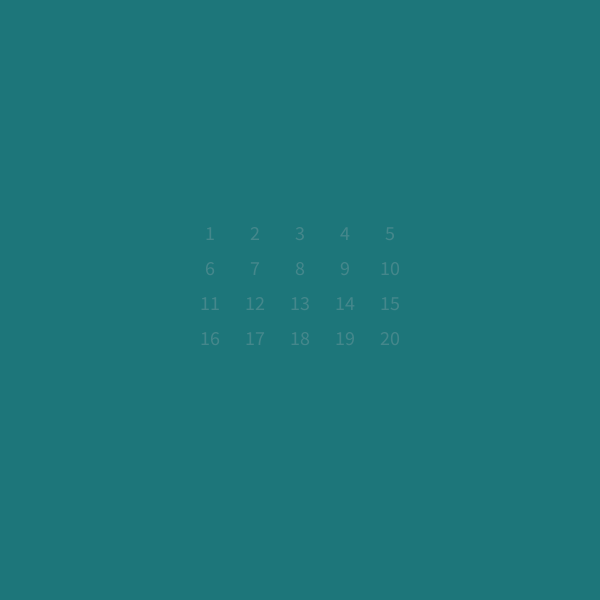
Frame 1 (no input)
Frame 60 (the mouse pressed at the canvas centre just before this capture): identical to frame 1, image omitted
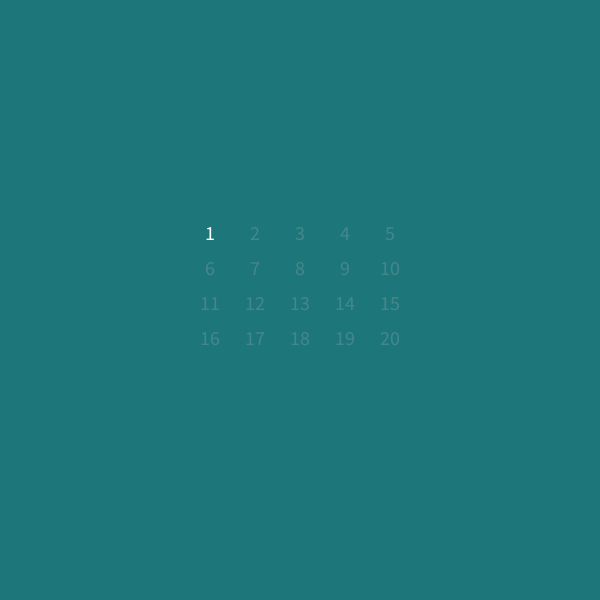
Frame 120 (the mouse held since frame 60 and released just before this capture)

The Processing sketch that drew these frames (run headless with seeded random() and noise(); from frame 60 on, the mouse is pressed at the canvas centre):

// Processing sketch: Assignment_4_arrays
// ── Assignment_4_arrays.pde
/*
Arrays Firework
Assignment 4
Allison Cretel

For this assignment, I decided to display a list of numbers from 1 to 20 to help the user keep track of how many times they clicked,
and the number that corresponds with how many times the user has clicked changes colours to become more visible.
This was accomplished through adding an array that stores the colour of each number, and when the user clicks, the colour for that number is changed to white.
To draw the "firework", I used an array with 2 rows and 20 columns to store the x and y coordinates of each click, and then grabbed the values from the array to draw the firework.
To fill the array with the coordinates, when the user clicks, the mouseX and mouseY values are stored in the array in the corresponding click index number.
*/

// array with 2 rows and 20 columns to store 20 coordinates
int[][] coordinates = new int[2][20];

// array to store colours of the countdown numbers
color[] colours = new color[20];

// number of times the user has clicked
int clicks = 0;

void setup() {
  //window size
  size(600, 600);

  // initializes each colour in the array to a very pale and translucent pink
  for (int i = 0; i < colours.length; i++) {
    colours[i] = color(228, 203, 207, 50);
  }
}

// when mouse is clicked
void mousePressed() {

  // if 20 clicks or less have been done (counter starts at 0)
  if (clicks < 20) {
    // x and y coordinates of the click are stored in the first and second row of the array, respectively
    coordinates[0][clicks] = mouseX;
    coordinates[1][clicks] = mouseY;

    // change the colour of the click number in the array to white
    colours[clicks] = color(255);

    // add one to number of clicks
    clicks++;
  }
}

void draw() {
  // deep blue background
  background(29, 118, 122);

  // coordinates of the center of the window
  int centerX = width/2;
  int centerY = height/2;

  // text styling
  textAlign(CENTER, CENTER);
  textSize(20);

  // displays how many times the user has clicked
  // the number that corresponds with the user's click changes colour

  if (clicks < 20) { // only do this until the user has clicked 20 times (counter starts at 0)

    // coordinates for the countdown text
    int y = 233;
    int x = 212;

    // spacing for inbetween the numbers
    int spacing = 45;

    // for each number 1-20
    for (int i = 0; i < 20; i++) {

      // use the designated colour from the array
      fill(colours[i]);

      // fitting the text into 4 lines of 5 numbers
      // making a new line
      if (i % 5 == 0 && i != 0) { // if the number is a multiple of 5
        y += 35; // increase the y-coordinate by 35 px
        x -= spacing * 5; // decrease the x-coordinate by 5 times the spacing between numbers
      }

      // displays numbers from 1 to 20
      text(i + 1 + " ", x, y);
      
      // adds spacing between each number
      x += spacing;
    }
  } else { // if 20 clicks have been done

    stroke(228, 203, 207); // light pink

    fill(94, 170, 173); // light blue

    // for each coordinate in the array
    for (int i = 0; i < coordinates[0].length; i++) {

      // assign the x and y-coordinates of the click to variables
      int xClick = coordinates[0][i];
      int yClick = coordinates[1][i];

      // draw a line from the center of the window to the coordinates of the click
      line(centerX, centerY, xClick, yClick);

      // draw a circle where the click was
      ellipse(xClick, yClick, 10, 10);
    }

    fill(173, 94, 145); // fuscia
    ellipse(centerX, centerY, 25, 25); // circle in the center
  }
}
